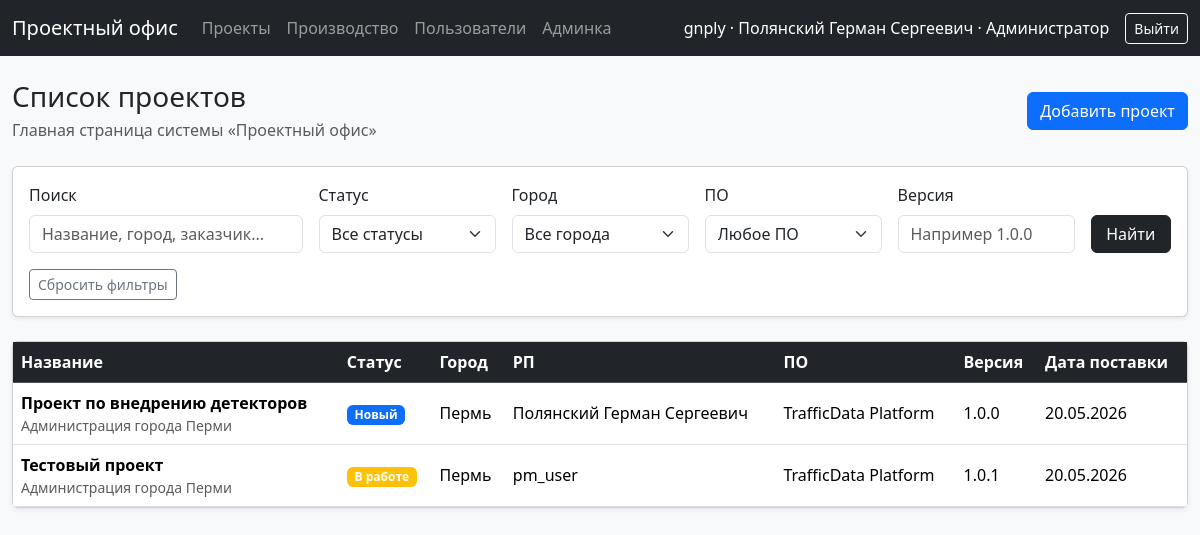
The app's page / (signed in) with its own data.
### accounts/models.py (models this page shows, shortened)
class Profile(models.Model):
    class Role(models.TextChoices):
        ADMIN = "admin", "Администратор"
        PROJECT_MANAGER = "project_manager", "Руководитель проекта"
        IMPLEMENTER = "implementer", "Внедренец"
        ENGINEER = "engineer", "Инженер"
        GUEST = "guest", "Гость"
    user = models.OneToOneField(
        User,
        on_delete=models.CASCADE,
        related_name="profile",
        verbose_name="Пользователь"
    )
    full_name = models.CharField(
        "ФИО",
        max_length=255,
        blank=True
    )
    role = models.CharField(
        "Роль",
        max_length=30,
        choices=Role.choices,
        default=Role.GUEST
    )
    is_blocked = models.BooleanField(
        "Заблокирован",
        default=False
    )
    created_at = models.DateTimeField(
        "Дата создания",
        auto_now_add=True
    )
    class Meta:
        verbose_name = "Профиль пользователя"
        verbose_name_plural = "Профили пользователей"

### projects/models.py (models this page shows, shortened)
class Project(models.Model):
    title = models.CharField(
        "Название проекта",
        max_length=255
    )
    city = models.ForeignKey(
        City,
        on_delete=models.PROTECT,
        related_name="projects",
        verbose_name="Город"
    )
    final_customer = models.ForeignKey(
        Company,
        on_delete=models.PROTECT,
        related_name="final_customer_projects",
        verbose_name="Конечный заказчик"
    )
    contract_customer = models.ForeignKey(
        Company,
        on_delete=models.PROTECT,
        related_name="contract_customer_projects",
        verbose_name="Заказчик по договору"
    )
    manager = models.ForeignKey(
        User,
        on_delete=models.PROTECT,
        related_name="managed_projects",
        verbose_name="Руководитель проекта"
    )
    implementer = models.ForeignKey(
        User,
        on_delete=models.PROTECT,
        related_name="implemented_projects",
        verbose_name="Ответственный за внедрение",
        null=True,
        blank=True
    )
    status = models.ForeignKey(
        ProjectStatus,
        on_delete=models.PROTECT,
        related_name="projects",
        verbose_name="Статус проекта"
    )
    tags = models.ManyToManyField(
        ProjectTag,
        related_name="projects",
        verbose_name="Теги проекта",
        blank=True
    )
    start_date = models.DateField(
        "Дата начала"
    )
    end_date = models.DateField(
        "Дата окончания",
        null=True,
        blank=True
    )
    delivery_date = models.DateField(
        "Дата поставки",
        null=True,
        blank=True
    )
    software = models.ForeignKey(
        "software.Software",
        on_delete=models.SET_NULL,
        related_name="projects",
        verbose_name="ПО",
        null=True,
        blank=True
    )
    active_software_version = models.CharField(
        "Активная версия ПО",
        max_length=100,
        blank=True
    )
    budget = models.DecimalField(
        "Бюджет проекта",
        max_digits=14,
        decimal_places=2,
        null=True,
        blank=True
    )
    password_manager_link = models.URLField(
        "Ссылка на менеджер паролей",
        blank=True
    )
    goal = models.TextField(
        "Цель проекта",
        blank=True
    )
    situation_description = models.TextField(
        "Описание ситуации",
        blank=True
    )
    boundaries = models.TextField(
        "Границы проекта",
        blank=True
    )
    limitations = models.TextField(
        "Ограничения",
        blank=True
    )
    key_metrics = models.TextField(
        "Ключевые метрики",
        blank=True
    )
    created_at = models.DateTimeField(
        "Дата создания",
        auto_now_add=True
    )
    updated_at = models.DateTimeField(
        "Дата обновления",
        auto_now=True
    )
    class Meta:
        verbose_name = "Проект"
        verbose_name_plural = "Проекты"
        ordering = ["-created_at"]

class Company(models.Model):
    class CompanyType(models.TextChoices):
        FINAL_CUSTOMER = "final_customer", "Конечный заказчик"
        CONTRACT_CUSTOMER = "contract_customer", "Заказчик по договору"
        PARTNER = "partner", "Партнёр"
        OTHER = "other", "Другое"
    name = models.CharField(
        "Название компании",
        max_length=255
    )
    company_type = models.CharField(
        "Тип компании",
        max_length=30,
        choices=CompanyType.choices,
        default=CompanyType.OTHER
    )
    class Meta:
        verbose_name = "Компания"
        verbose_name_plural = "Компании"
        ordering = ["name"]

class ProjectStatus(models.Model):
    name = models.CharField(
        "Название статуса",
        max_length=100,
        unique=True
    )
    color = models.CharField(
        "Цвет",
        max_length=30,
        default="#6c757d",
        help_text="Например: #28a745"
    )
    class Meta:
        verbose_name = "Статус проекта"
        verbose_name_plural = "Статусы проектов"
        ordering = ["name"]

class City(models.Model):
    name = models.CharField(
        "Название города",
        max_length=150,
        unique=True
    )
    class Meta:
        verbose_name = "Город"
        verbose_name_plural = "Города"
        ordering = ["name"]

### software/models.py (models this page shows, shortened)
class Software(models.Model):
    name = models.CharField(
        "Название ПО",
        max_length=255,
        unique=True
    )
    description = models.TextField(
        "Описание ПО",
        blank=True
    )
    class Meta:
        verbose_name = "Программное обеспечение"
        verbose_name_plural = "Программное обеспечение"
        ordering = ["name"]

### projects/views.py (the view, shortened to what this page needs)
# urls.py: path("", views.project_list, name="project_list"),
@login_required
def project_list(request):
    projects = (
        Project.objects
        .select_related(
            "city",
            "status",
            "manager",
            "manager__profile",
            "software",
            "final_customer",
        )
        .all()
    )
    q = request.GET.get("q")
    status = request.GET.get("status")
    city = request.GET.get("city")
    software = request.GET.get("software")
    version = request.GET.get("version")
    if status:
        projects = projects.filter(status_id=status)
    if city:
        projects = projects.filter(city_id=city)
    if software:
        projects = projects.filter(software_id=software)
    if version:
        projects = projects.filter(active_software_version__icontains=version)
    context = {
        "projects": projects,
        "statuses": ProjectStatus.objects.all(),
        "cities": City.objects.all(),
        "software_list": Software.objects.all(),
        "can_create_project": can_create_project(request.user),
    }
    return render(request, "projects/project_list.html", context)

### accounts/permissions.py (called while the page is built)
def is_admin(user):
    return (
        user.is_authenticated
        and (
            user.is_superuser
            or get_user_role(user) == Profile.Role.ADMIN
        )
    )

def can_create_project(user):
    if is_admin(user):
        return True
    if is_project_manager(user):
        return True
    return False

### projects/templates/projects/project_list.html (shortened to what this page needs)
{% extends "base.html" %}
{% block content %}
<div class="d-flex justify-content-between align-items-center mb-4">
    <div>
        <h1 class="h3 mb-1">Список проектов</h1>
        <p class="text-muted mb-0">
            Главная страница системы «Проектный офис»
        </p>
    </div>
    {% if can_create_project %}
    <a href="{% url 'create_project' %}" class="btn btn-primary">
        Добавить проект
    </a>
    {% endif %}
</div>
<div class="card shadow-sm mb-4">
    <div class="card-body">
        <form method="get" class="row g-3">
            <div class="col-md-3">
                <label class="form-label">Поиск</label>
                <input
                    type="text"
                    name="q"
                    value="{{ request.GET.q }}"
                    class="form-control"
                    placeholder="Название, город, заказчик..."
                >
            </div>
            <div class="col-md-2">
                <label class="form-label">Статус</label>
                <select name="status" class="form-select">
                    <option value="">Все статусы</option>
                </select>
            </div>
            <div class="col-md-2">
                <label class="form-label">Город</label>
                <select name="city" class="form-select">
                    <option value="">Все города</option>
                </select>
            </div>
            <div class="col-md-2">
                <label class="form-label">ПО</label>
                <select name="software" class="form-select">
                    <option value="">Любое ПО</option>
                </select>
            </div>
            <div class="col-md-2">
                <label class="form-label">Версия</label>
                <input
                    type="text"
                    name="version"
                    value="{{ request.GET.version }}"
                    class="form-control"
                    placeholder="Например 1.0.0"
                >
            </div>
            <div class="col-md-1 d-flex align-items-end">
                <button class="btn btn-dark w-100" type="submit">
                    Найти
                </button>
            </div>
            <div class="col-12">
                <a href="/" class="btn btn-outline-secondary btn-sm">
                    Сбросить фильтры
                </a>
            </div>
        </form>
    </div>
</div>
<div class="card shadow-sm">
    <div class="card-body p-0">
        <div class="table-responsive">
            <table class="table table-hover align-middle mb-0">
                <thead class="table-dark">
                    <tr>
                        <th>Название</th>
                        <th>Статус</th>
                        <th>Город</th>
                        <th>РП</th>
                        <th>ПО</th>
                        <th>Версия</th>
                        <th>Дата поставки</th>
                    </tr>
                </thead>
                <tbody>
                    {% for project in projects %}
                        <tr onclick="window.location='{% url 'project_detail' project.id %}'" style="cursor: pointer;">
                            <td>
                                <strong>{{ project.title }}</strong>
                                <div class="text-muted small">
                                    {{ project.final_customer.name }}
                                </div>
                            </td>
                            <td>
                                <span class="badge" style="background-color: {{ project.status.color }};">
                                    {{ project.status.name }}
                                </span>
                            </td>
                            <td>{{ project.city.name }}</td>
                            <td>
                                {% if project.manager.profile.full_name %}
                                    {{ project.manager.profile.full_name }}
                                {% else %}
                                    {{ project.manager.username }}
                                {% endif %}
                            </td>
                            <td>
                                {% if project.software %}
                                    {{ project.software.name }}
                                {% else %}
                                    —
                                {% endif %}
                            </td>
                            <td>
                                {% if project.active_software_version %}
                                    {{ project.active_software_version }}
                                {% else %}
                                    —
                                {% endif %}
                            </td>
                            <td>
                                {% if project.delivery_date %}
                                    {{ project.delivery_date|date:"d.m.Y" }}
                                {% else %}
                                    —
                                {% endif %}
                            </td>
                        </tr>
                    {% empty %}
                        <tr>
                            <td colspan="7" class="text-center text-muted py-4">
                                Проекты не найдены
                            </td>
                        </tr>
                    {% endfor %}
                </tbody>
            </table>
        </div>
    </div>
</div>
{% endblock %}

### templates/base.html (shortened to what this page needs)
<!doctype html>
<html lang="ru">
<head>
    <link href="https://cdn.jsdelivr.net/npm/bootstrap@5.3.3/dist/css/bootstrap.min.css" rel="stylesheet">
</head>
<body class="bg-light">
<nav class="navbar navbar-expand-lg navbar-dark bg-dark">
    <div class="container-fluid">
        <a class="navbar-brand" href="{% url 'project_list' %}">
            Проектный офис
        </a>
        <div class="collapse navbar-collapse">
            <ul class="navbar-nav me-auto">
                {% if user.is_authenticated %}
                <li class="nav-item">
                    <a class="nav-link" href="{% url 'project_list' %}">
                        Проекты
                    </a>
                </li>
                {% if user.is_superuser or user.profile.role == "admin" or user.profile.role == "engineer" %}
                <li class="nav-item">
                    <a class="nav-link" href="{% url 'production_dashboard' %}">
                        Производство
                    </a>
                </li>
                {% endif %}
                {% if user.is_superuser or user.profile.role == "admin" %}
                <li class="nav-item">
                    <a class="nav-link" href="{% url 'user_list' %}">
                        Пользователи
                    </a>
                </li>
                <li class="nav-item">
                    <a class="nav-link" href="/admin/">
                        Админка
                    </a>
                </li>
                {% endif %}
                {% endif %}
            </ul>
            {% if user.is_authenticated %}
            <span class="navbar-text text-white me-3">
                    {{ user.username }}
                    {% if user.profile.full_name %}
                        · {{ user.profile.full_name }}
                    {% endif %}
                    {% if user.profile.role %}
                        · {{ user.profile.get_role_display }}
                    {% endif %}
                </span>
            <a class="btn btn-outline-light btn-sm" href="{% url 'logout' %}">
                Выйти
            </a>
            {% else %}
            <a class="btn btn-outline-light btn-sm" href="{% url 'login' %}">
                Войти
            </a>
            {% endif %}
        </div>
    </div>
</nav>
<main class="container-fluid py-4">
    {% block content %}
    {% endblock %}
</main>
</body>
</html>

### records on screen
Project: title "Проект по внедрению детекторов", final_customer.name "Администрация города Перми", status.name "Новый", city.name "Пермь", manager.profile.full_name "Полянский Герман Сергеевич", software.name "TrafficData Platform", active_software_version "1.0.0", delivery_date "20.05.2026"
Project: title "Тестовый проект", final_customer.name "Администрация города Перми", status.name "В работе", city.name "Пермь", manager.username "pm_user", software.name "TrafficData Platform", active_software_version "1.0.1", delivery_date "20.05.2026"

### other values on screen
{{ user.username }} "gnply"
{{ user.profile.full_name }} "Полянский Герман Сергеевич"
{{ user.profile.get_role_display }} "Администратор"
